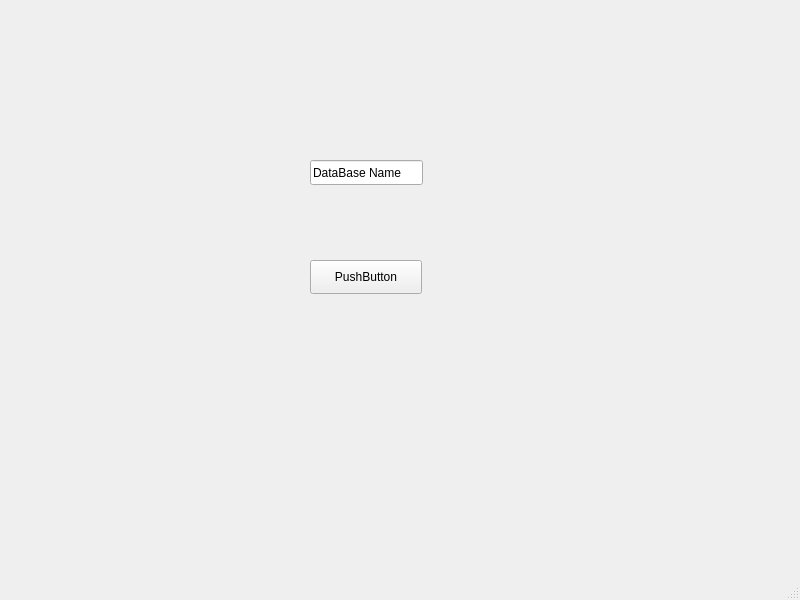
<?xml version="1.0" encoding="UTF-8"?>
<ui version="4.0">
 <class>MainWindow</class>
 <widget class="QMainWindow" name="MainWindow">
  <property name="geometry">
   <rect>
    <x>0</x>
    <y>0</y>
    <width>800</width>
    <height>600</height>
   </rect>
  </property>
  <property name="windowTitle">
   <string>MainWindow</string>
  </property>
  <widget class="QWidget" name="centralwidget">
   <widget class="QLineEdit" name="ld_db_create">
    <property name="geometry">
     <rect>
      <x>310</x>
      <y>160</y>
      <width>113</width>
      <height>25</height>
     </rect>
    </property>
    <property name="text">
     <string>DataBase Name</string>
    </property>
   </widget>
   <widget class="QPushButton" name="btn_db_create">
    <property name="geometry">
     <rect>
      <x>310</x>
      <y>260</y>
      <width>112</width>
      <height>34</height>
     </rect>
    </property>
    <property name="text">
     <string>PushButton</string>
    </property>
   </widget>
  </widget>
  <widget class="QMenuBar" name="menubar">
   <property name="geometry">
    <rect>
     <x>0</x>
     <y>0</y>
     <width>800</width>
     <height>31</height>
    </rect>
   </property>
  </widget>
  <widget class="QStatusBar" name="statusbar"/>
 </widget>
 <resources/>
 <connections/>
</ui>
